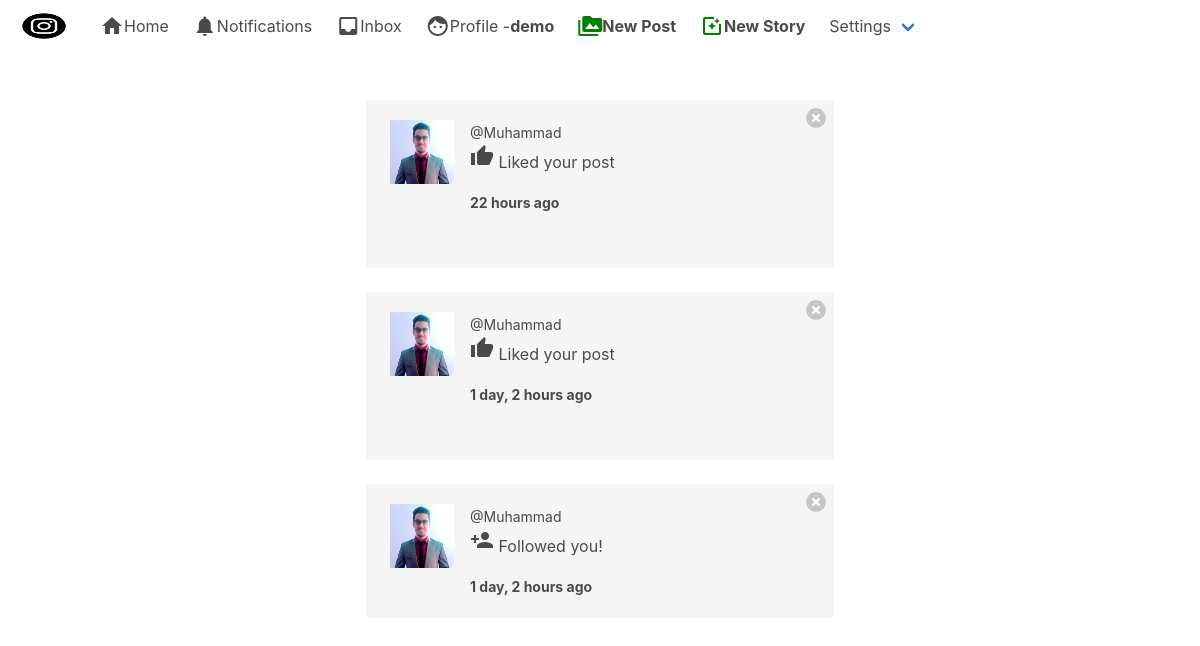
The app's page /notifications/ (signed in) with its own data.
### notifications/models.py (models this page shows)
class Notification(models.Model):
	NOTIFICATION_TYPES = ((1,'Like'),(2,'Comment'), (3,'Follow'))
	post = models.ForeignKey('post.Post', on_delete=models.CASCADE, related_name="noti_post", blank=True, null=True)
	sender = models.ForeignKey(User, on_delete=models.CASCADE, related_name="noti_from_user")
	user = models.ForeignKey(User, on_delete=models.CASCADE, related_name="noti_to_user")
	notification_type = models.IntegerField(choices=NOTIFICATION_TYPES)
	text_preview = models.CharField(max_length=90, blank=True)
	date = models.DateTimeField(auto_now_add=True)
	is_seen = models.BooleanField(default=False)

### authy/models.py (models this page shows, shortened)
class Profile(models.Model):
    user = models.OneToOneField(
        User, on_delete=models.CASCADE, related_name='profile')
    first_name = models.CharField(max_length=50, null=True, blank=True)
    last_name = models.CharField(max_length=50, null=True, blank=True)
    location = models.CharField(max_length=50, null=True, blank=True)
    url = models.CharField(max_length=80, null=True, blank=True)
    profile_info = models.TextField(max_length=150, null=True, blank=True)
    created = models.DateField(auto_now_add=True)
    favorites = models.ManyToManyField(Post)
    picture = models.ImageField(
        upload_to=user_directory_path, blank=True, null=True, verbose_name='Picture')

### notifications/views.py (the view)
# urls.py: path('', ShowNOtifications, name='show-notifications'),
def ShowNOtifications(request):
	user = request.user
	notifications = Notification.objects.filter(user=user).order_by('-date')
	Notification.objects.filter(user=user, is_seen=False).update(is_seen=True)
	template = loader.get_template('notifications.html')
	context = {
		'notifications': notifications,
	}
	return HttpResponse(template.render(context, request))

### direct/views.py (called while the page is built)
def checkDirects(request):
	directs_count = 0
	if request.user.is_authenticated:
		directs_count = Message.objects.filter(user=request.user, is_read=False).count()
	return {'directs_count':directs_count}

### notifications/views.py (called while the page is built)
def CountNotifications(request):
	count_notifications = 0
	if request.user.is_authenticated:
		count_notifications = Notification.objects.filter(user=request.user, is_seen=False).count()
	return {'count_notifications':count_notifications}

### instagram_clone/templates/notifications.html (shortened to what this page needs)
{% extends 'base.html' %}
{% load static %}
{% load humanize %}
{% block content %}
    <div class="columns is-mobile is-centered">
    <div class="column is-half">
{% for notification in notifications %}
{% if notification.notification_type == 3 %}
      <div class="notification">
      <a href="{% url 'delete-notification' notification.id %}" class="delete"></a>
      <article class="media">
  <figure class="media-left">
    <p class="image is-64x64">
          {% if notification.sender.profile.picture %}
            <img src="{{ notification.sender.profile.picture.url }}" alt="Placeholder image">
          {% else %}
            <img src="https://bulma.io/images/placeholders/96x96.png" alt="Placeholder image">
        {% endif %}
    </p>
  </figure>
  <div class="media-content">
    <div class="content">
        <strong>{{ notification.sender.profile.first_name }} {{ notification.sender.profile.last_name }}</strong> <small>@{{ notification.sender.username }}</small>
        <br>
        <p><i class="material-icons">person_add</i> Followed you!</p>
        <strong><small>{{ notification.date|naturaltime }}</small></strong>
    </div>
  </div>
</article>
      </div>
{% endif %}
{% if notification.notification_type == 1 %}
      <div class="notification">
      <a href="{% url 'delete-notification' notification.id %}" class="delete"></a>
      <article class="media">
  <figure class="media-left">
    <p class="image is-64x64">
        {% if notification.sender.profile.picture %}
            <img src="{{ notification.sender.profile.picture.url }}" alt="Placeholder image">
          {% else %}
            <img src="https://bulma.io/images/placeholders/96x96.png" alt="Placeholder image">
        {% endif %}
    </p>
  </figure>
  <div class="media-content">
    <div class="content">
        <strong>{{ notification.sender.profile.first_name }} {{ notification.sender.profile.last_name }}</strong> <small>@{{ notification.sender.username }}</small>
        <br>
        <p><i class="material-icons">thumb_up</i> Liked your post</p>
        <strong><small>{{ notification.date|naturaltime }}</small></strong>
    </div>
  </div>
  <div class="media-right">
    <figure class="image is-128x128">
  </figure>
  </div>
</article>
      </div>
{% endif %}
{% endfor %}
    </div>
    </div>
{% endblock %}

### instagram_clone/templates/base.html (shortened to what this page needs)
{% load static %}
<!DOCTYPE html>
<html>
  <head>
    <link rel="stylesheet" href="{% static 'css/bulma.min.css' %}" />
    <link rel="stylesheet" href="{% static 'css/style.css' %}" />
  </head>
  <body>
    <nav class="navbar" role="navigation" aria-label="main navigation">
      <div class="navbar-brand">
        <a class="navbar-item" href="">
          <img
            src="{% static 'img/instagram_black.png' %}"
            width="64"
            height="64"
          />
        </a>
      </div>
      <div id="navbarBasicExample" class="navbar-menu">
        <div class="navbar-start">
          <a href="{% url 'index' %}" class="navbar-item">
            <i class="material-icons">home</i>
            Home
          </a>
          <a href="{% url 'show-notifications' %}" class="navbar-item">
            <i class="material-icons">notifications</i>
            Notifications
          </a>
          <a href="{% url 'inbox' %}" class="navbar-item">
            <i class="material-icons">inbox</i>
            Inbox
          </a>
          <a href="{% url 'profile' request.user %}" class="navbar-item">
            <i class="material-icons">face</i>
            Profile - <strong>{{ request.user }}</strong>
          </a>
          <a href="{% url 'newpost' %}" class="navbar-item">
            <i style="color: green" class="material-icons">perm_media</i>
            <strong>New Post</strong>
          </a>
          <a href="{% url 'newstory' %}" class="navbar-item">
            <i style="color: green" class="material-icons">photo_filter</i>
            <strong>New Story</strong>
          </a>
          <div class="navbar-item has-dropdown is-hoverable">
            <a class="navbar-link"> Settings </a>
          </div>
        </div>
      </div>
    </nav>
    <section class="section">
      <div class="container">
        {% block content %} {% endblock %} {% block pagination %} {% endblock %}
      </div>
    </section>
  </body>
</html>

### instagram_clone/static/css/style.css (style rules this page uses)
* { box-sizing:border-box }

### records on screen
Notification: sender.profile.picture (placeholder picture), sender.username "Muhammad", date "22 hours ago"
Notification: sender.profile.picture (placeholder picture), sender.username "Muhammad", date "1 day, 2 hours ago"
Notification: sender.profile.picture (placeholder picture), sender.username "Muhammad", date "1 day, 2 hours ago"

### other values on screen
{{ request.user }} "demo"
